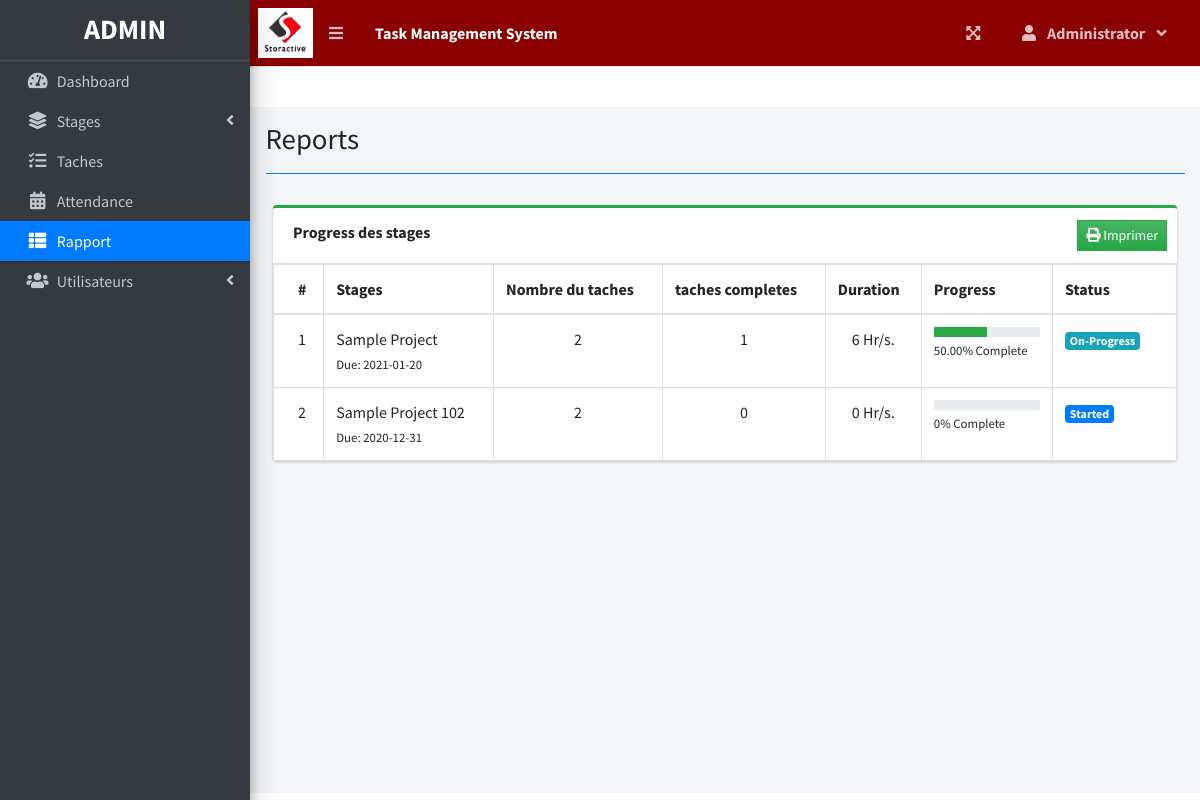
The app's page /index.php?page=reports (signed in), older data.
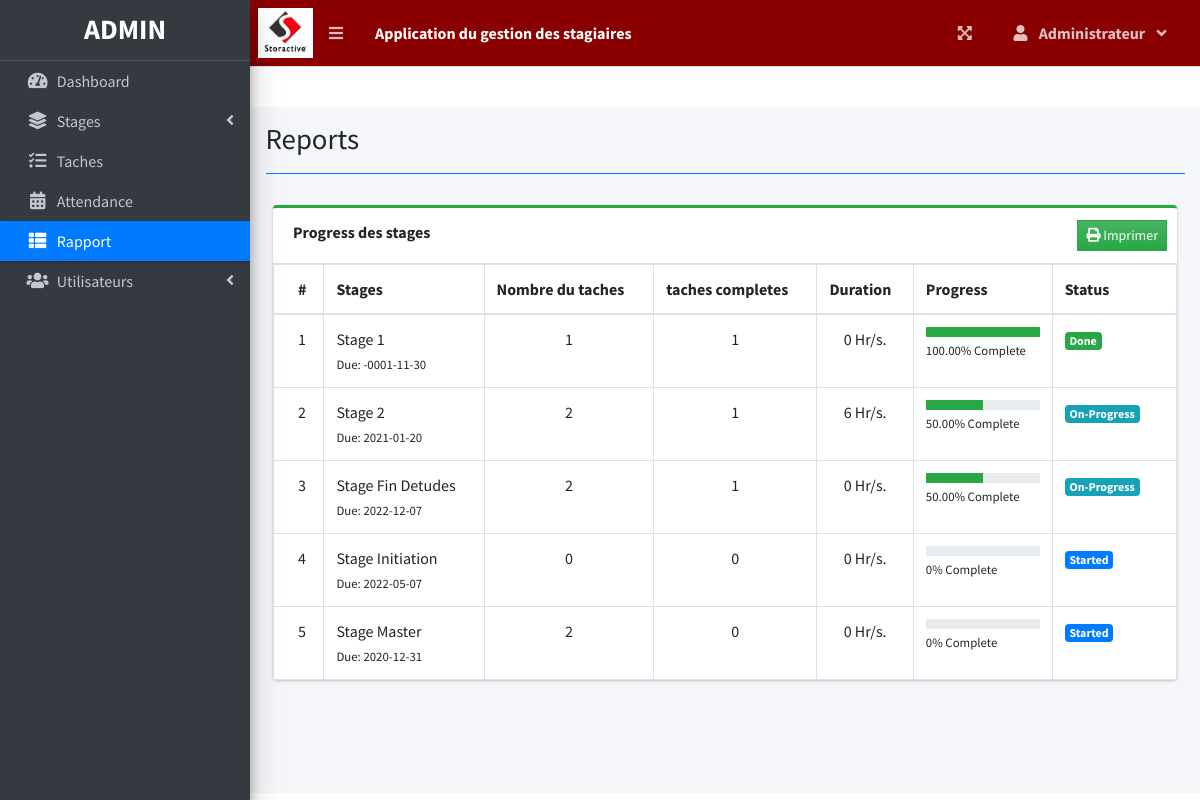
The same page, newer data.
### tables this page shows
CREATE TABLE `project_list` (
  `id` int(30) NOT NULL,
  `name` varchar(200) NOT NULL,
  `description` text NOT NULL,
  `status` tinyint(2) NOT NULL,
  `start_date` date NOT NULL,
  `end_date` date NOT NULL,
  `manager_id` int(30) NOT NULL,
  `user_ids` text NOT NULL,
  `date_created` datetime NOT NULL DEFAULT current_timestamp()
);

### reports.php (the view, shortened to what the changed rows need)
<?php include 'db_connect.php' ?>
 <div class="col-md-12">
        <div class="card card-outline card-success">
          <div class="card-body p-0">
            <div class="table-responsive" id="printable">
              <table class="table m-0 table-bordered">
                <thead>
                  <th>#</th>
                  <th>Stages</th>
                  <th>Nombre du taches</th>
                  <th>taches completes</th>
                  <th>Duration</th>
                  <th>Progress</th>
                  <th>Status</th>
                </thead>
                <tbody>
                <?php
                $i = 1;
                $stat = array("Pending","Started","On-Progress","On-Hold","Over Due","Done");
                $where = "";
                $qry = $conn->query("SELECT * FROM project_list $where order by name asc");
                while($row= $qry->fetch_assoc()):
                $tprog = $conn->query("SELECT * FROM task_list where project_id = {$row['id']}")->num_rows;
                $cprog = $conn->query("SELECT * FROM task_list where project_id = {$row['id']} and status = 3")->num_rows;
                $prog = $tprog > 0 ? ($cprog/$tprog) * 100 : 0;
                $prog = $prog > 0 ?  number_format($prog,2) : $prog;
                $prod = $conn->query("SELECT * FROM user_productivity where project_id = {$row['id']}")->num_rows;
                $dur = $conn->query("SELECT sum(time_rendered) as duration FROM user_productivity where project_id = {$row['id']}");
                $dur = $dur->num_rows > 0 ? $dur->fetch_assoc()['duration'] : 0;
                if($row['status'] == 0 && strtotime(date('Y-m-d')) >= strtotime($row['start_date'])):
                if($prod  > 0  || $cprog > 0)
                  $row['status'] = 2;
                else
                  $row['status'] = 1;
                elseif($row['status'] == 0 && strtotime(date('Y-m-d')) > strtotime($row['end_date'])):
                $row['status'] = 4;
                endif;
                  ?>
                  <tr>
                      <td>
                         <?php echo $i++ ?>
                      </td>
                      <td>
                          <a>
                              <?php echo ucwords($row['name']) ?>
                          </a>
                          <br>
                          <small>
                              Due: <?php echo date("Y-m-d",strtotime($row['end_date'])) ?>
                          </small>
                      </td>
                      <td class="text-center">
                      	<?php echo number_format($tprog) ?>
                      </td>
                      <td class="text-center">
                      	<?php echo number_format($cprog) ?>
                      </td>
                      <td class="text-center">
                      	<?php echo number_format($dur).' Hr/s.' ?>
                      </td>
                      <td class="project_progress">
                          <div class="progress progress-sm">
                              <div class="progress-bar bg-green" role="progressbar" aria-valuenow="57" aria-valuemin="0" aria-valuemax="100" style="width: <?php echo $prog ?>%">
                              </div>
                          </div>
                          <small>
                              <?php echo $prog ?>% Complete
                          </small>
                      </td>
                      <td class="project-state">
                          <?php
                            if($stat[$row['status']] =='Pending'){
                              echo "<span class='badge badge-secondary'>{$stat[$row['status']]}</span>";
                            }elseif($stat[$row['status']] =='Started'){
                              echo "<span class='badge badge-primary'>{$stat[$row['status']]}</span>";
                            }elseif($stat[$row['status']] =='On-Progress'){
                              echo "<span class='badge badge-info'>{$stat[$row['status']]}</span>";
                            }elseif($stat[$row['status']] =='On-Hold'){
                              echo "<span class='badge badge-warning'>{$stat[$row['status']]}</span>";
                            }elseif($stat[$row['status']] =='Over Due'){
                              echo "<span class='badge badge-danger'>{$stat[$row['status']]}</span>";
                            }elseif($stat[$row['status']] =='Done'){
                              echo "<span class='badge badge-success'>{$stat[$row['status']]}</span>";
                            }
                          ?>
                      </td>
                  </tr>
                <?php endwhile; ?>
                </tbody>
              </table>
            </div>
          </div>
        </div>
        </div>

### topbar.php (shortened to what the changed rows need)
<nav class="main-header navbar navbar-expand navbar-primary navbar-dark " style="background-color : #8a0000">
  <ul class="navbar-nav">
    <li>
      <a class="nav-link text-white"  href="./" role="button"> <large><b><?php echo $_SESSION['system']['name'] ?></b></large></a>
    </li>
  </ul>
  <ul class="navbar-nav ml-auto">
   <li class="nav-item dropdown">
          <a class="nav-link"  data-toggle="dropdown" aria-expanded="true" href="javascript:void(0)">
            <span>
              <div class="d-felx badge-pill">
                <span><b><?php echo ucwords($_SESSION['login_firstname']) ?></b></span>
              </div>
            </span>
          </a>
    </li>
  </ul>
</nav>

Row changes from the older to the newer data that the page shows:
added project_list: name "Stage 1", end_date "-0001-11-30", tprog "1", cprog "1", dur "0", prog "100.00", status "Done"
changed project_list: name "Sample Project" → "Stage 2"
added project_list: name "Stage Fin Detudes", end_date "2022-12-07", tprog "2", cprog "1", dur "0", prog "50.00", manager "On-Progress"
added project_list: name "Stage Initiation", end_date "2022-05-07", tprog "0", cprog "0", dur "0", prog "0", status "Started"
changed project_list: name "Sample Project 102" → "Stage Master"
Text that changed along with them:
$_SESSION['system']['name']: "Task Management System" → "Application du gestion des stagiaires"
$_SESSION['login_firstname']: "Administrator" → "Administrateur"
